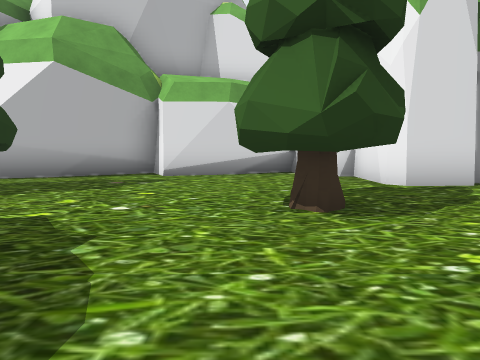
[1] (above)

14 first-person views from a walk through a 3-D level made in the Unity game engine. The camera is 1.3 m above the floor, tilts 6° down and sees 75° across. The floor is counted in squares, 2 m on a side. Each view is taken from the middle of a square. On the plan, view 1 faces up. The plan holds only what a view shows up to about 10 squares ahead; the rest is blank. The place goes on beyond the plan. Some animated figures are not drawn. Some surface patterns are stand-ins.

[2]
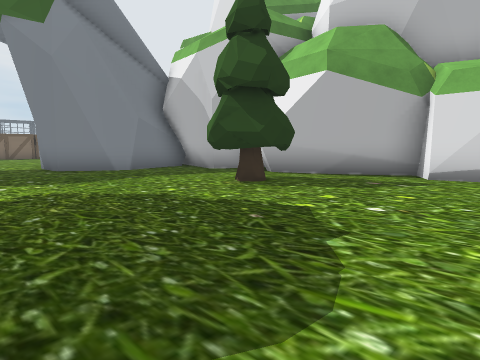

[3]
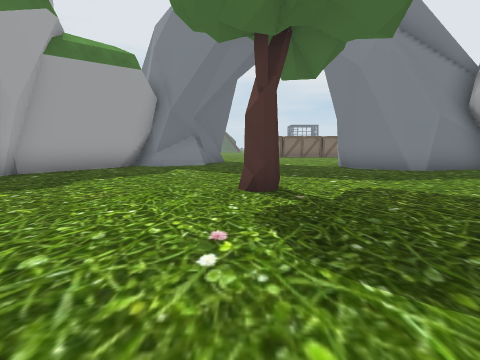

[4]
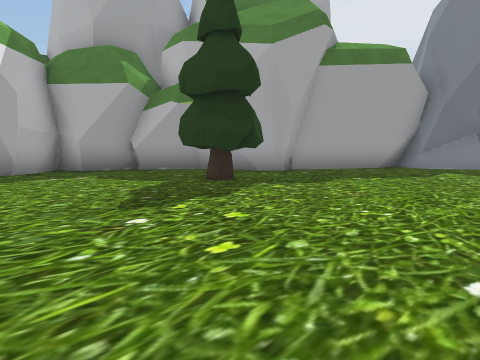

[5]
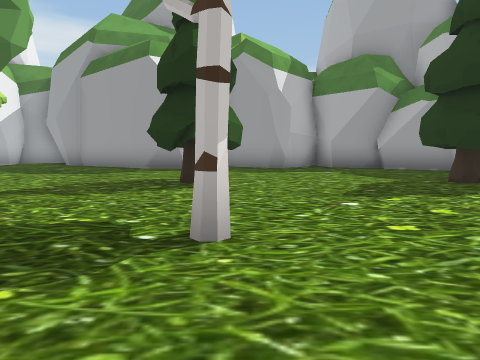

[6]
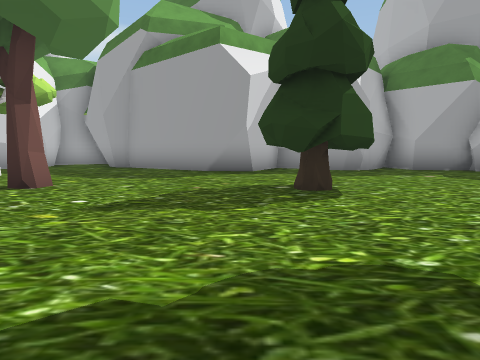

[7]
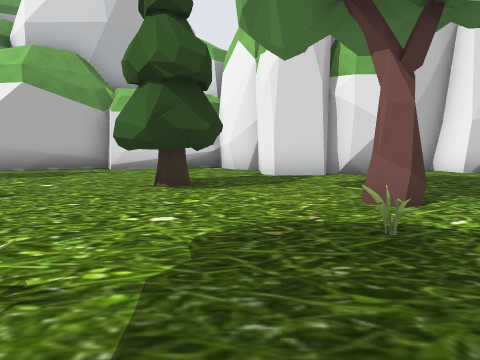

[8]
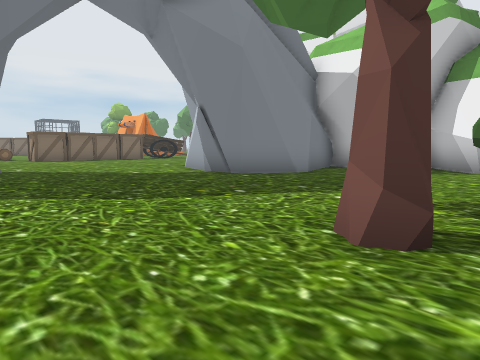

[9]
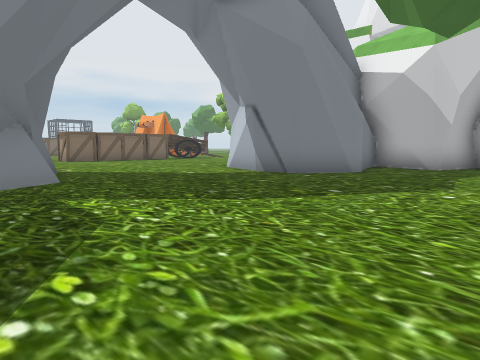

[10]
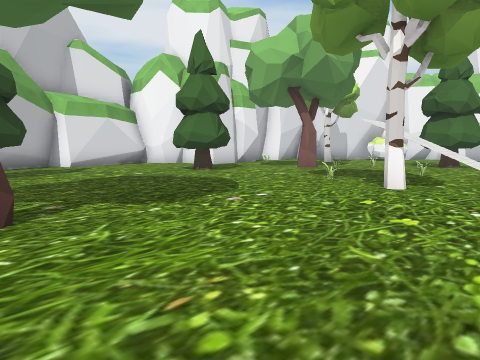

[11]
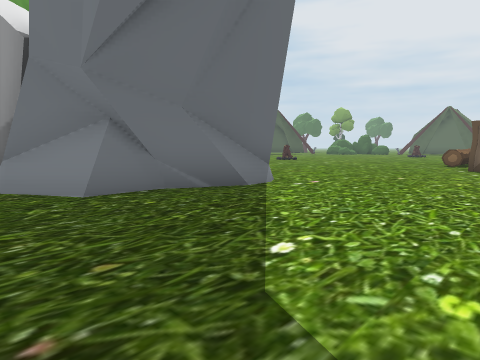

[12]
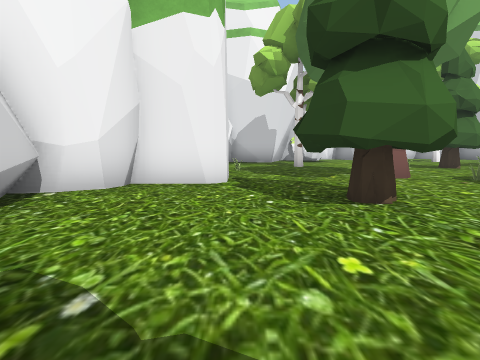

[13]
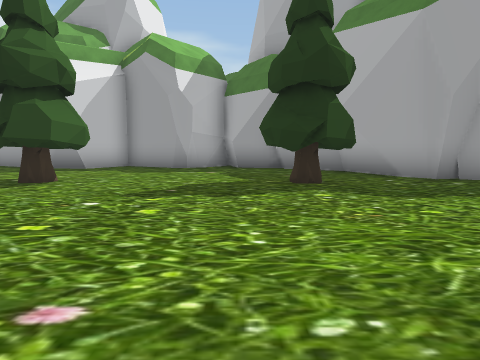

[14]
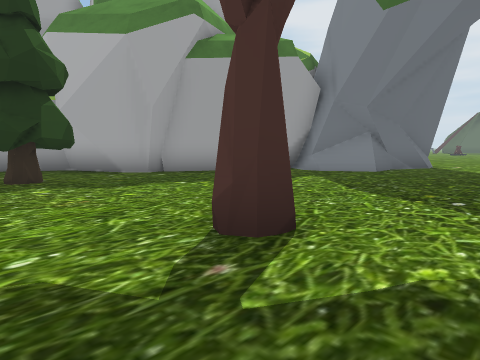

### Floor plan
Points are (right, up) in squares from view 1. A wall is a line through its corners. A room is listed if a view was taken in it or the views show most of it. See-through windows are left out.
Room 1 (views 1, 2, 3, 4, 5, 6, 7, 8, 9, 10, 11, 12, 13, 14)
walls: (-4.4, -0.8) (-4.8, -1) (-5.2, -0.9); (3.5, 1.4) (3.6, 1.9); (-6.3, -6.9) (-5.7, -8.4) (-4, -9.4); (2.5, 5.6) (2.5, 6.8) (1.7, 7.1) (1.3, 7.9); (-3.3, 6.9) (-5.4, 6.2) (-6.2, 6.8); (-5.2, -8.5) (-4.3, -9) (-4.1, -9.5) (-3, -9.7); (-9.8, 2.3) (-10.5, 2.8); (-5.8, 6.6) (-6.6, 7.6) (-7.1, 6) (-8.8, 6.5); (-8.6, 4.4) (-8.8, 3.8) (-8.7, 3.4); (-7.2, 5.9) (-8.3, 5.6); (-10, 2.4) (-10.8, 2.4) (-12.3, 2.8); (4, 5.3) (2.6, 5.2) (2.5, 5.8); (-6.1, 6.7) (-6.7, 7.3); (-1.4, -9.8) (-0.9, -9.8); (-2.8, -9.8) (-2.5, -10.7) (-1.9, -10); (-7.8, 5.9) (-9.1, 6.4) (-8.9, 5); (-10.7, -3.6) (-11.2, -4.6); (1.7, 7.3) (1.5, 7.6) (1.4, 7.9); (1.6, -9.4) (1.8, -9) (2.2, -9) (5.5, -10.9); (-2.3, -10.2) (-1.2, -9.6) (0.8, -10.7) (1.7, -9.2) (2.6, -9.3); (1.2, 7.7) (-1.7, 7.1) (-2.1, 7.7) (-3.4, 6.7); (1.3, 7.8) (0.8, 7.6); (-10.8, -4.4) (-7.4, -6.3) (-7, -6.1) (-6.9, -6.5) (-5.9, -7.4) (-5.8, -7.8); (5.1, 5.3) (4.6, 5.4) (4.1, 5.7); (-9, 5.5) (-8.5, 3.9) (-9.4, 2.5) (-10.2, 2.3); (5.2, 5.5) (4.6, 5.4) (4, 5.7); (-11.2, -4.4) (-10.5, -4.5); (-11.6, -3.2) (-10.7, -4); (-11.8, -2.6) (-11.3, -3.5); (-11.7, 2.6) (-12.2, 2.9); (-13.1, -2.3) (-12.1, -2.5); (-13.7, -1.8) (-12.4, -2.5) (-11.6, -2.5) (-10.7, -4)
low walls: (-2.8, 7.4) (-4, 6.7); (-1.3, -9.7) (-0.4, -10.2); (-3, -9.7) (-2.7, -10.5); (-4.5, -9.7) (-3.9, -9.7); (-11, -3.2) (-10.7, -3.6) (-10.7, -4.1) (-11.1, -4.6); (1.3, 8.1) (0.1, 7.4)
ways out: opening at (-12.5, 0.5); gap at (-5, 6)
objects: other object (-5, -6) to (-4, -5); other object (-5, 4) to (-4, 5); other object (0, -6) to (1, -5); other object (0, -2); other object (0, 3) to (1, 4); other object (1, -1); other object (3, -2); other object (3, 0)

Positions as (right, up) in squares from view 1, and headings:
1: (0, 0), facing up
2: (0, 0), facing up-left
3: (0, -1), facing left
4: (0, -1), facing down-left
5: (0, 0), facing down
6: (2, -1), facing down
7: (2, -2), facing up
8: (-4, -3), facing up-left
9: (-5, -4), facing up-left
10: (-5, -4), facing up-right
11: (-10, 2), facing down-left
12: (-3, 5), facing right
13: (-3, 0), facing down
14: (-3, 1), facing down-left
